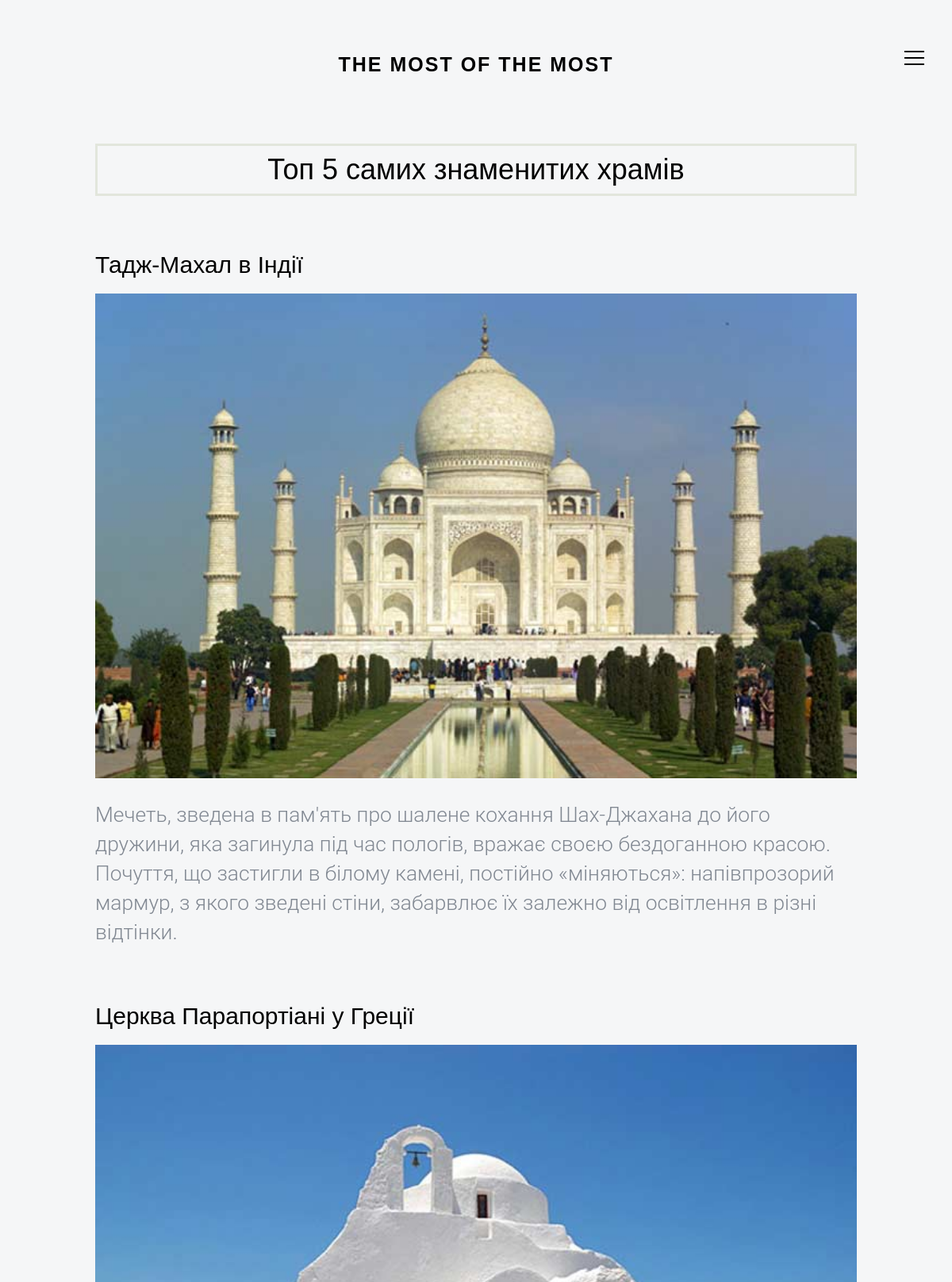
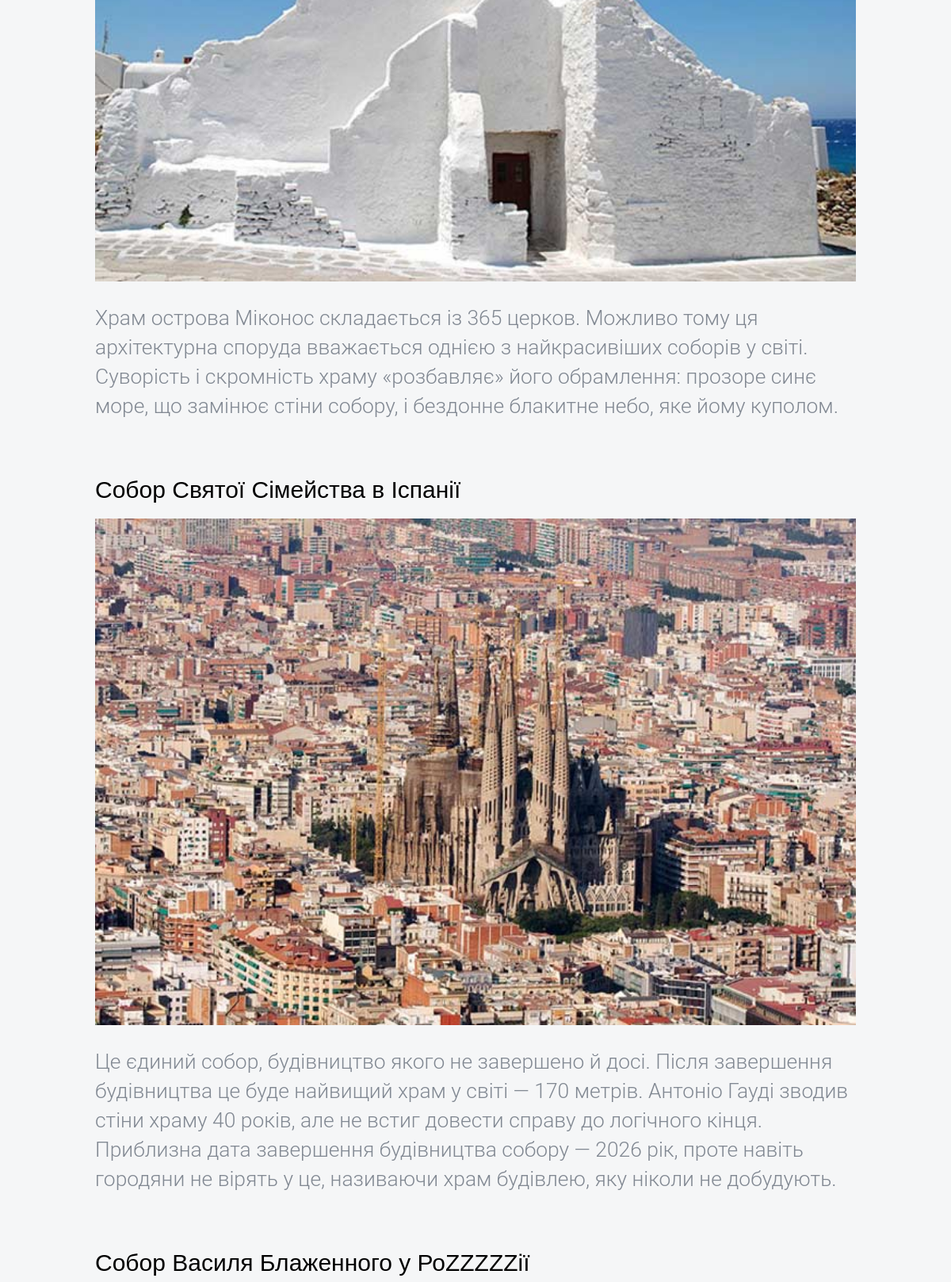
The page /buildings/2 (upper part) on the database its author committed (2 pictures, top to bottom).
### tables this page shows
CREATE TABLE "buildings_types" (
    id INTEGER PRIMARY KEY AUTOINCREMENT,
    created TIMESTAMP NOT NULL DEFAULT CURRENT_TIMESTAMP,
    topic TEXT NOT NULL,
    title TEXT NOT NULL,
    content TEXT NOT NULL
, img TEXT);

CREATE TABLE churches_buildings (
    id INTEGER PRIMARY KEY AUTOINCREMENT,
	content TEXT NOT NULL,
    render TEXT,
    title TEXT NOT NULL
);

### app.py (the view)
@app.route('/buildings/<int:id>')
def buildings(id):
    conn = get_db_connection()
    if id == 2:
        id = '2'
        table_name = 'churches_buildings'
    elif id == 3:
        id = '3'
        table_name = 'schools_buildings'
    elif id == 4:
        id = '4'
        table_name = 'university_buildings'
    elif id == 5:
        id = '5'
        table_name = 'castles_buildings'
    elif id == 6:
        id = '6'
        table_name = 'lions_buildings'
    sql = 'SELECT * FROM ' + table_name
    result = conn.execute(sql).fetchall()
    sql_2 = 'SELECT * FROM buildings_types WHERE id =' + id
    aaa = conn.execute(sql_2).fetchall()
    conn.close()
    return render_template('buildings.html', buildings = result, img_folder = table_name, buildings_types = aaa)

### app.py (called while the page is built)
def get_db_connection():
    conn = sqlite3.connect('themost.db')
    conn.row_factory = sqlite3.Row
    return conn

### templates/buildings.html (shortened to what this page needs)
{% extends 'base.html' %}
{% block content %}
   <section id="content-wrap" class="site-page">
   	<div class="row">
   		<div class="col-twelve">
            {% for building_t in buildings_types %}
			<h1>{{ building_t['title'] }}</h1>
            {% endfor %}
   			<section class="shop_section layout_padding">
				{% for building in buildings %}
                        <h2>{{ building['title'] }}</h2>
						<div class="overlay" class="content-media">
							<img width="1000"src="{{ url_for('static', filename='images/' +  img_folder  + '/' + building['render']) }}">
						</div>
						<p class="lead">{{ building['content'] }}</p>
					{% endfor %}
				</section>
			</div>
   		</div>
   	</section>
	{% endblock %}

### static/css/base.2.css (style rules this page uses)
.row { width: 80%; max-width: 1170px; margin: 0 auto; }
[class*="col-"], .bgrid { float: left; }

### static/css/style.css (style rules this page uses)
h1 { border: 3px rgb(226, 230, 220) solid; text-align: center; padding: 10px; text-transform: unset; }
.shop_section h2 { padding-top: 50px; }
.shop_section p { padding-top: 20px; font-size: 1.6rem; }
.shop_section img { padding-top: 10px; max-width: 100%; }
.shop_section { margin-top: 0px; }

### static/styles/style.2.css (style rules this page uses)
html { font-family: sans-serif; -ms-text-size-adjust: 100%; -webkit-text-size-adjust: 100%; }
body { margin: 0; }
article, aside, details, figcaption, figure, footer, header, hgroup, main, menu, nav, section, summary { display: block; }
h1 { font-size: 2em; margin: 0.67em 0; }
img { border: 0; }
h1, h2, h3, h4, h5, h6, .h1, .h2, .h3, .h4, .h5, .h6 { font-family: inherit; font-weight: 500; line-height: 1.1; color: inherit; }
h1, .h1, h2, .h2, h3, .h3 { margin-top: 20px; margin-bottom: 10px; }
h1, .h1 { font-size: 36px; }
h2, .h2 { font-size: 30px; }
.lead { margin-bottom: 20px; font-size: 16px; font-weight: 300; line-height: 1.4; }
@media (min-width: 768px) { .lead { font-size: 21px; } }
body { font-size: 16px; line-height: 1.42857; color: #333333; background-color: rgba(255, 255, 255, 0.61); }
body { font-family: "Roboto", arial, sans-serif; font-weight: 300; font-size: 15px; line-height: 26px; color: #818892; background: #f5f6f7; }
p { margin-bottom: 1.5em; }
.shop_section p { padding-top: 20px; font-size: 1.65rem; }
h1, h2, h3, h4, h5, h6 { color: #000; font-family: "Montserrat", arial, sans-serif; }
* { margin: 0; padding: 0; box-sizing: border-box; }

### rows shown on the page
buildings_types: title "Топ 5 самих знаменитих храмів"
churches_buildings: title "Тадж-Махал в Індії", render (picture), content "Мечеть, зведена в пам'ять про шалене кохання Шах-Джахана до його дружини, яка загинула під час пологів, вражає своєю бездоганною красою. Почуття, що застигли в білому камені, постійно «міняються»: напівпрозорий мармур, з якого зведені стіни, забарвлює їх залежно від освітлення в різні відтінки."
churches_buildings: title "Церква Парапортіані у Греції", render (picture), content "Храм острова Міконос складається із 365 церков. Можливо тому ця архітектурна споруда вважається однією з найкрасивіших соборів у світі. Суворість і скромність храму «розбавляє» його обрамлення: прозоре синє море, що замінює стіни собору, і бездонне блакитне небо, яке йому куполом."
churches_buildings: title "Собор Святої Сімейства в Іспанії", render (picture), content "Це єдиний собор, будівництво якого не завершено й досі. Після завершення будівництва це буде найвищий храм у світі — 170 метрів. Антоніо Гауді зводив стіни храму 40 років, але не встиг довести справу до логічного кінця. Приблизна дата завершення будівництва собору — 2026 рік, проте навіть городяни не вірять у це, називаючи храм будівлею, яку ніколи не добудують."
churches_buildings: title "Собор Василя Блаженного у РоZZZZZії"
